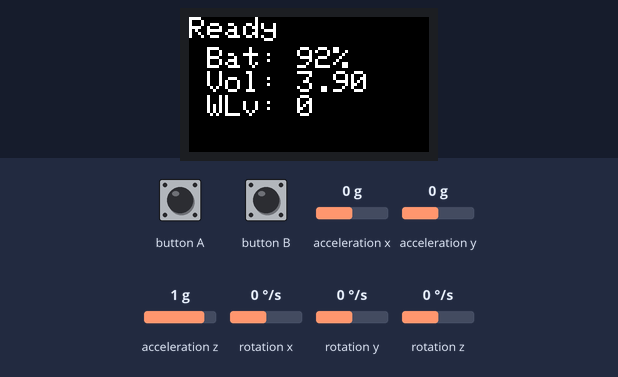
This sketch was run on a simulated ESP32. On the bench: 240×135 colour display. The test bench sets the inputs (shaded band); at power-on: acceleration x 0 g, acceleration y 0 g, acceleration z 1 g, rotation x 0 °/s, rotation y 0 °/s, rotation z 0 °/s. Nothing arrives over Bluetooth unless stated; a phone connects over Bluetooth LE 3 s after start.

Above: at 0.3 s.

The sketch:

m5ble.ino
```cpp
#include <M5StickCPlus.h>
#include <BLEDevice.h>
#include <BLEServer.h>
#include <BLEUtils.h>
#include <BLE2902.h>

#define SERVICE_UUID "1bc68b2a-f3e3-11e9-81b4-2a2ae2dbcce4"
#define CHARACTERISTIC_RX_UUID "1bc68da0-f3e3-11e9-81b4-2a2ae2dbcce4"
#define CHARACTERISTIC_TX_UUID "1bc68efe-f3e3-11e9-81b4-2a2ae2dbcce4"
BLEServer *pServer = NULL;
BLECharacteristic *pCharacteristic = NULL;
BLEService *pService = NULL;

TFT_eSprite canvas = TFT_eSprite(&M5.Lcd);
float batt = 0;
const char *title = NULL;
void updateCanvas(const char *msg = NULL)
{
  canvas.fillSprite(BLACK);
  canvas.setCursor(0, 0);
  if (msg)
    title = msg;
  canvas.print(title);

  float vbat = M5.Axp.GetBatVoltage();
  int cbat = vbat / 4.2f * 100.0f;
  if (cbat != batt)
  {
    batt = cbat;
    int wbat = M5.Axp.GetWarningLeve();
    //canvas.fillSprite(BLACK);
    canvas.setCursor(0, 30);
    canvas.printf(" Bat: %d%%\n", cbat);
    canvas.printf(" Vol: %.2f\n", vbat);
    canvas.printf(" WLv: %d\n", wbat);
    canvas.pushSprite(0, 0);
  }
}

struct
{
  uint32_t stat;
  float temp;
  float pitch;
  float roll;
  float yaw;
  float gx;
  float gy;
  float gz;
  float ax;
  float ay;
  float az;
} txBuf = {0};

class ServerCallbacks : public BLEServerCallbacks
{
  void onConnect(BLEServer *pServer)
  {
    updateCanvas("Connect");
    pServer->getAdvertising()->stop();
  }
  void onDisconnect(BLEServer *pServer)
  {
    updateCanvas("Disconnect");
  }
};

class RxCallbacks : public BLECharacteristicCallbacks
{
  void onWrite(BLECharacteristic *pCharacteristic)
  {
    //pCharacteristic->getData();
  }
};

void InitBLEServer()
{
  uint64_t chipid = ESP.getEfuseMac();
  String blename = "M5-" + String((uint32_t)(chipid >> 32), HEX);

  BLEDevice::init(blename.c_str());
  //Server
  pServer = BLEDevice::createServer();
  pServer->setCallbacks(new ServerCallbacks());
  //Service
  pService = pServer->createService(SERVICE_UUID);
  //Tx
  pCharacteristic = pService->createCharacteristic(CHARACTERISTIC_TX_UUID, BLECharacteristic::PROPERTY_READ | BLECharacteristic::PROPERTY_NOTIFY);
  pCharacteristic->addDescriptor(new BLE2902());
  //Rx
  BLECharacteristic *pRxCharacteristic = pService->createCharacteristic(CHARACTERISTIC_RX_UUID, BLECharacteristic::PROPERTY_WRITE);
  pRxCharacteristic->addDescriptor(new BLE2902());
  pRxCharacteristic->setCallbacks(new RxCallbacks());
}

void advertise()
{
  updateCanvas("Ready");
  pService->start();
  pServer->getAdvertising()->start();
}

void setup()
{
  M5.begin();
  M5.Axp.ScreenBreath(8); //7..12
  M5.Lcd.setRotation(1);
  canvas.createSprite(240, 135);
  canvas.fillSprite(BLACK);
  canvas.setTextColor(WHITE);
  canvas.setTextSize(3);

  M5.Imu.Init();

  InitBLEServer();
  advertise();
}

void loop()
{
  M5.update();
  if (pServer->getConnectedCount())
  {
    txBuf.stat = 0;
    txBuf.stat |= M5.BtnA.wasPressed() ? 1 : 0;
    txBuf.stat |= M5.BtnB.wasPressed() ? 2 : 0;
    txBuf.stat |= M5.BtnA.isPressed() ? 4 : 0;
    txBuf.stat |= M5.BtnB.isPressed() ? 8 : 0;
    //
    M5.Imu.getTempData(&txBuf.temp);
    M5.Imu.getAhrsData(&txBuf.pitch, &txBuf.roll, &txBuf.yaw);
    M5.Imu.getGyroData(&txBuf.gx, &txBuf.gy, &txBuf.gz);
    M5.Imu.getAccelData(&txBuf.ax, &txBuf.ay, &txBuf.az);
    pCharacteristic->setValue((uint8_t *)&txBuf, sizeof(txBuf));
    pCharacteristic->notify();
  }
  updateCanvas();
  delay(1000 / 25);
}
```
